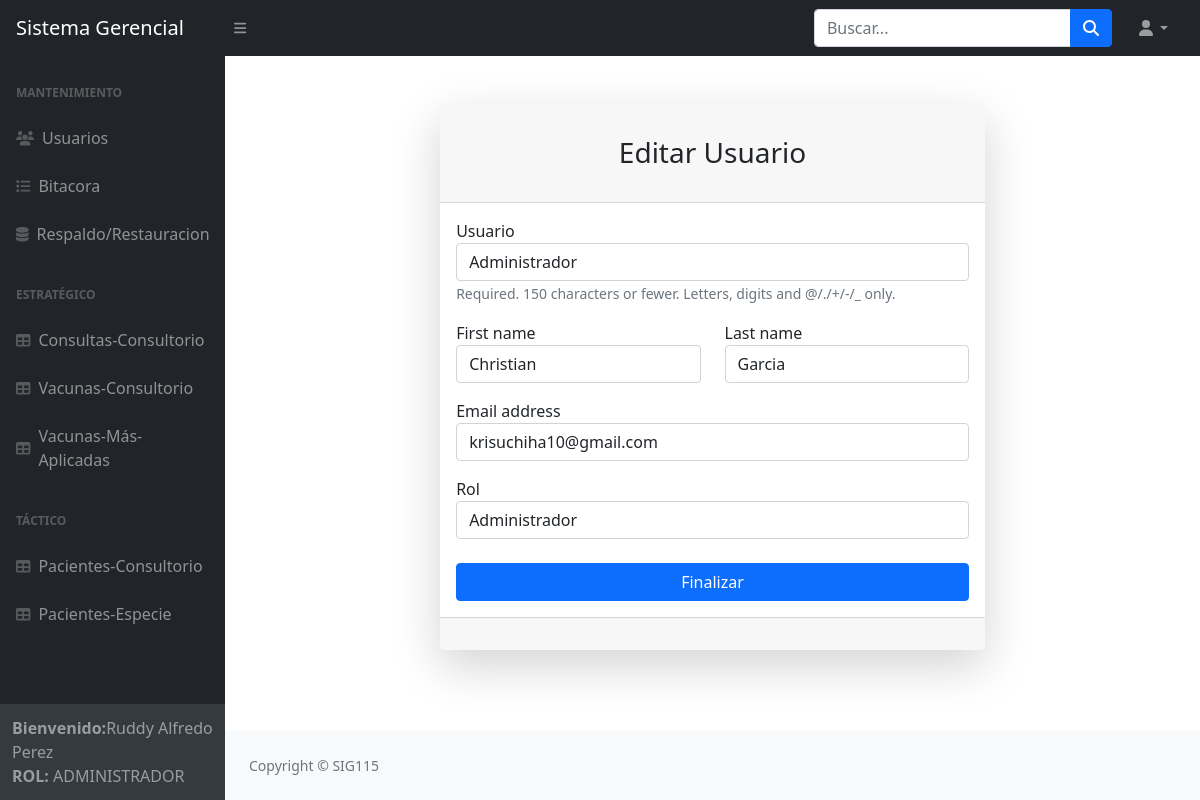
The app's page /usuario/editarUsuario/1/ (signed in) with its own data.
### SistemaGerencial/models.py (models this page shows)
class User(AbstractUser):
    ROL = (('administrador','Administrador'),('estrategico', 'Estrategico'), ('tactico', 'Tactico'))
    rol = models.CharField(max_length=20, choices=ROL, blank=True, help_text='')

### SistemaGerencial/views.py (the view, shortened to what this page needs)
# urls.py: path('usuario/editarUsuario/<id>/', editarUsuario, name="editarUsuario"),
@login_required
def editarUsuario(request, id):
    usuario = get_object_or_404(User, id=id)
    data = {
        'form': CustomUserEditForm(instance=usuario)
    }
    return render(request, 'usuario/editarUsuario.html', data)

### SistemaGerencial/forms.py
class CustomUserEditForm(forms.ModelForm):
    class Meta:
        model = User
        fields = ['username', 'first_name', 'last_name', 'email', 'rol']
        exclude = ['password']
        labels = {
            'username': 'Usuario'
        }
    def __init__(self, *args, **kwargs):
        super(self.__class__, self).__init__(*args, **kwargs)
        self.fields['rol'].required = True

### SistemaGerencial/templates/usuario/editarUsuario.html (shortened to what this page needs)
{% extends 'base.html' %}
{% load static %}
{% load crispy_forms_tags %}
{% block content %}
<div class="container">
                        <div class="row justify-content-center">
                            <div class="col-lg-7">
                                <div class="card shadow-lg border-0 rounded-lg mt-5">
                                    <div class="card-header"><h3 class="text-center font-weight-light my-4">Editar Usuario</h3></div>
                                    <div class="card-body">
                                        <form method="post"  role="form" action="">
                                            <div class="form-floating mb-3">
                                                {{ form.username|as_crispy_field }}
                                            </div>
                                            <div class="row mb-3">
                                                <div class="col-md-6">
                                                    <div class="form-floating mb-3 mb-md-0">
                                                        {{ form.first_name|as_crispy_field }}
                                                    </div>
                                                </div>
                                                <div class="col-md-6">
                                                    <div class="form-floating">
                                                        {{ form.last_name|as_crispy_field }}
                                                    </div>
                                                </div>
                                            </div>
                                            <div class="form-floating mb-3">
                                                {{ form.email|as_crispy_field }}
                                            </div>
                                            <div class="form-floating mb-3">
                                                {{ form.rol|as_crispy_field }}
                                            </div>
                                            <div class="mt-4 mb-0">
                                                <div class="d-grid"><input type="submit" value="Finalizar" class="btn btn-primary btn-block"></div>
                                            </div>
                                        </form>
                                    </div>
                                    <div class="card-footer text-center py-3">
                                    </div>
                                </div>
                            </div>
                        </div>
                    </div>
{% endblock content %}

### SistemaGerencial/templates/base.html (shortened to what this page needs)
<!DOCTYPE html>
<html lang="en">
    <head>
        <link href="https://cdn.jsdelivr.net/npm/simple-datatables@latest/dist/style.css" rel="stylesheet" />
        {% load static %}
		<link rel="stylesheet" href="{% static 'css/styles.css' %}">
    </head>
    <body class="sb-nav-fixed">
        <nav class="sb-topnav navbar navbar-expand navbar-dark bg-dark">
            <a class="navbar-brand ps-3" href="{% url 'index'%}">Sistema Gerencial</a>
            <button class="btn btn-link btn-sm order-1 order-lg-0 me-4 me-lg-0" id="sidebarToggle" href="#!"><i class="fas fa-bars"></i></button>
            <form class="d-none d-md-inline-block form-inline ms-auto me-0 me-md-3 my-2 my-md-0">
                <div class="input-group">
                    <input class="form-control" type="text" placeholder="Buscar..." aria-label="Search for..." aria-describedby="btnNavbarSearch" />
                    <button class="btn btn-primary" id="btnNavbarSearch" type="button"><i class="fas fa-search"></i></button>
                </div>
            </form>
            <ul class="navbar-nav ms-auto ms-md-0 me-3 me-lg-4">
                <li class="nav-item dropdown">
                    <a class="nav-link dropdown-toggle" id="navbarDropdown" href="#" role="button" data-bs-toggle="dropdown" aria-expanded="false"><i class="fas fa-user fa-fw"></i></a>
                </li>
            </ul>
        </nav>
        <div id="layoutSidenav">
            <div id="layoutSidenav_nav">
                <nav class="sb-sidenav accordion sb-sidenav-dark" id="sidenavAccordion">
                    <div class="sb-sidenav-menu">
                        <div class="nav">
                            <div class="sb-sidenav-menu-heading">Mantenimiento</div>
                            <a class="nav-link" href="{% url 'listarUsuario'%}">
                                <div class="sb-nav-link-icon"><i class="fa fa-users"></i></div>
                                Usuarios
                            </a>
                            <a class="nav-link" href="{% url 'listado_bitacora'%}">
                                <div class="sb-nav-link-icon"><i class="fa fa-list"></i></div>
                                Bitacora
                            </a>
                            <a class="nav-link" href="{% url 'respaldo_restauracion'%}">
                                <div class="sb-nav-link-icon"><i class="fa fa-database"></i></div>
                                Respaldo/Restauracion
                            </a>
                            <div class="sb-sidenav-menu-heading">Estratégico</div>
                            <a class="nav-link" href="{% url 'consultas_consultorio'%}">
                                <div class="sb-nav-link-icon"><i class="fas fa-table"></i></div>
                                Consultas-Consultorio
                            </a>
                            <a class="nav-link" href="{% url 'vacunas_consultorio'%}">
                                <div class="sb-nav-link-icon"><i class="fas fa-table"></i></div>
                                Vacunas-Consultorio
                            </a>
                            <a class="nav-link" href="{% url 'vacunas_populares_consultorio'%}">
                                <div class="sb-nav-link-icon"><i class="fas fa-table"></i></div>
                                Vacunas-Más-Aplicadas
                            </a>
                            <div class="sb-sidenav-menu-heading">Táctico</div>
                            <a class="nav-link" href="{% url 'pacientes_consultorio'%}">
                                <div class="sb-nav-link-icon"><i class="fas fa-table"></i></div>
                                Pacientes-Consultorio
                            </a>
                            <a class="nav-link" href="{% url 'pacientes_especie_consultorio'%}">
                                <div class="sb-nav-link-icon"><i class="fas fa-table"></i></div>
                                Pacientes-Especie
                            </a>
                        </div>
                    </div>
                    <div class="sb-sidenav-footer">
                        {% if request.user.is_authenticated %}
                        <div><strong>Bienvenido:</strong>{{user.first_name}} {{user.last_name}}</div>
                            <div><strong>ROL: </strong>{{user.rol.upper}} </div>
                    </div>
			            {% endif %}
                </nav>
            </div>
            <div id="layoutSidenav_content">
                {% block content %}{% endblock content%}
                <footer class="py-4 bg-light mt-auto">
                    <div class="container-fluid px-4">
                        <div class="d-flex align-items-start justify-content-start small">
                            <div class="text-muted">Copyright &copy; SIG115</div>
                        </div>
                    </div>
                </footer>
            </div>
        </div>
    </body>
</html>

### records on screen
User: first_name "Ruddy Alfredo", last_name "Perez", rol "ADMINISTRADOR"
User: username "Administrador", first_name "Christian", last_name "Garcia", email "krisuchiha10@gmail.com", rol "Administrador"
